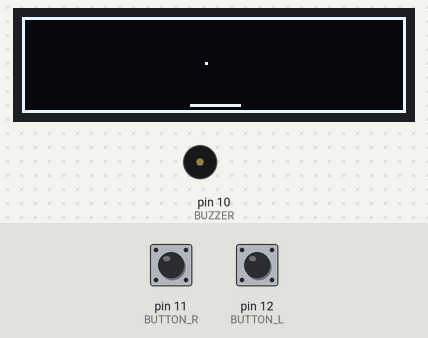
This sketch was run on a simulated Arduino Uno, built with avr-gcc and run on an emulated ATmega328P. On the bench: 128×32 one-colour display, buzzer (waves = sounding). The test bench sets the inputs (shaded band); at power-on: pin 11 (BUTTON_R) LOW, pin 12 (BUTTON_L) LOW. Random numbers use the default seed unless the sketch sets one.

Above: at 1.2 s.
1.3 s: pin 11 (BUTTON_R) pulled HIGH for 0.15 s
At 2.27 s:
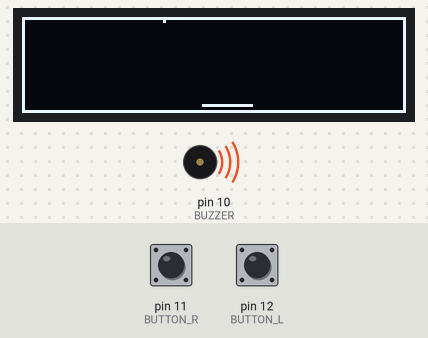
4.4 s: pin 12 (BUTTON_L) pulled HIGH for 0.15 s
At 4.55 s:
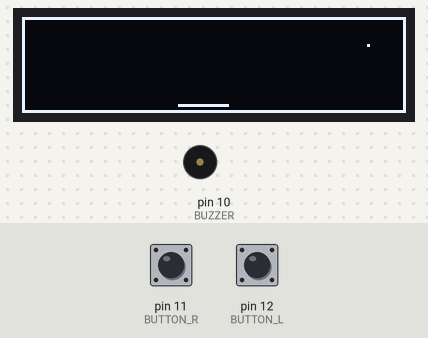
6.0 s: pin 11 (BUTTON_R) pulled HIGH for 1 s
At 6.39 s:
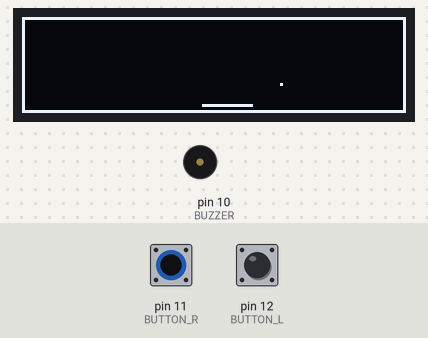
8.5 s: pin 12 (BUTTON_L) pulled HIGH for 1 s
At 8.61 s:
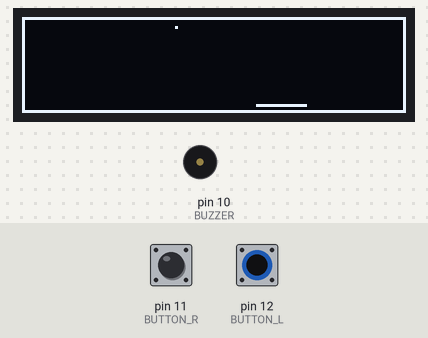
Timing chart, 0 to 12.0 s (numbered marks = the images above; inputs shaded):
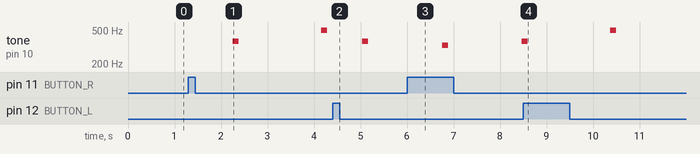

The sketch:

Assignment4.ino
```cpp
#include <Wire.h>
#include <Adafruit_GFX.h>
#include <Adafruit_SSD1306.h>

#define BUZZER 10
#define BUTTON_L 12
#define BUTTON_R 11
#define OLED_RESET -1 // Reset pin
#define SCREEN_ADDRESS 0x3C // Address 0x3C for 128x32

#define SCREEN_WIDTH 128
#define SCREEN_HEIGHT 32

int px, py;
int vx, vy;

int barlen = 16;
int bx, by;

bool play = false;
unsigned long last_tone = 0;
unsigned long delay_tone = 100;

Adafruit_SSD1306 OLED(SCREEN_WIDTH, SCREEN_HEIGHT, &Wire, OLED_RESET);

void setup() {
  Serial.begin(9600);
  while (!OLED.begin(SSD1306_SWITCHCAPVCC, SCREEN_ADDRESS))
  {
    Serial.println("SSD1306 allocation failed");
    delay(3000);
  }
  pinMode(BUTTON_L, INPUT);
  pinMode(BUTTON_R, INPUT);
  randomSeed(analogRead(A0));

  initPong();
  noTone(BUZZER);
  OLED.clearDisplay();
}

void loop() {
  bool buttonL = digitalRead(BUTTON_L);
  bool buttonR = digitalRead(BUTTON_R);
  if (buttonL || buttonR) play = true;

  // Draw boarder, pong, bar
  OLED.clearDisplay();
  OLED.drawRect(0, 0, SCREEN_WIDTH, SCREEN_HEIGHT, SSD1306_WHITE);
  OLED.drawPixel(px, py, SSD1306_WHITE);
  OLED.drawLine(bx, by, barlen+bx, by, SSD1306_WHITE);

  if (play) {
    // update pong velocity
    if ((px == 1) || (px == 126)) {
      vx *= -1;
      tone(BUZZER, 349);
      last_tone = millis();
    }
    if (py == 1) {
      vy *= -1;
      tone(BUZZER, 370);
      last_tone = millis();
    }
    if ((py == by - 1) && (px >= bx) && (px <= bx + barlen)) {
      vy *= -1;
      tone(BUZZER, 330);
      last_tone = millis();
    }
    if (py == (SCREEN_HEIGHT - 1)) {
      play = false;
      tone(BUZZER, 494);
      last_tone = millis();
    }

    // update bar and pong position
    if (buttonL && (bx > 1)) {
      bx -= 2;
    }
    if (buttonR && (bx < SCREEN_WIDTH - 1)) {
      bx += 2;
    }
    px += vx;
    py += vy;

    if (!play) {
      initPong();
    }
  }

  if ((millis() - last_tone) > delay_tone) {
      noTone(BUZZER);
  }
  OLED.display();
  delay(50);
}

void initPong() {
  px = random(5, SCREEN_WIDTH-4);
  py = random(5, 26);
  vx = random(1) > 0 ? 1 : -1;
  vy = random(1) > 0 ? 1 : -1;

  bx = (SCREEN_WIDTH - barlen) / 2;
  by = SCREEN_HEIGHT - 3;
}
```

Measured:
- after the input at 1.3 s, tone on pin 10 (BUZZER): silent → 370 Hz after 0.95 s, → silent 0.13 s later, → 494 Hz 1.8 s later, → silent 0.13 s later; the display: first changes after 0.14 s (image 1 shows a later state)
- after the input at 4.4 s, tone on pin 10 (BUZZER): silent → 370 Hz after 0.64 s, → silent 0.13 s later; the display: first changes after 0.08 s (image 2 shows a later state)
